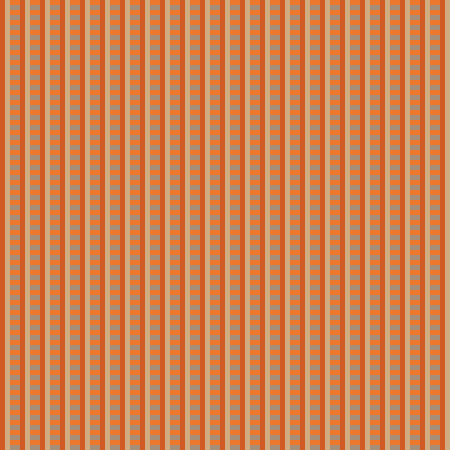
Frame 1 (no input)
Frame 60 (the mouse pressed at the canvas centre just before this capture): identical to frame 1, image omitted
Frame 120 (the mouse held since frame 60 and released just before this capture): identical to frame 1, image omitted

The Processing sketch that drew this single still picture (run headless with seeded random() and noise(); from frame 60 on, the mouse is pressed at the canvas centre):

// Processing sketch: processing_28730
// ── processing_28730.pde

//define global variables
int xPos = 0; //setup variable for xposition starting at 0
int yPos = 0; //setup variable for yposition starting at 0

//setup
void setup() {
  size(450, 450); //setup window size
  background(255, 255, 255); //setup background color
  smooth(); //smooth all vector graphics
}

//setup custom function
void drawTile(int xPos, int yPos, int w, int h) { //setup custom variable with parameters for xposition, yposition, width, and height
  noStroke(); //setup no stroke
  fill(208, 91, 36); //setup fill color for box 1
  rect(xPos, yPos, h, w); //setup position and size for box 1
  fill(210, 172, 129); //setup fill color for box 2
  rect(xPos+h, yPos, h, w); //setup position and size for box 2
  fill(237, 119, 44); //setup fill color for box 3
  rect(xPos+w, yPos, w, h); //setup position and size for box 3
  fill(166, 142, 121); //setup fill color for box 4
  rect(xPos+w, yPos+h, w, h); //setup position and size for box 4
}

//draw
void draw() {
  int w = 10; //setup local variable for width starting at 10
  int h = w/2; //setup local variable for height starting at 1/2 width
  for (int cols = 0; cols < 23; cols++) { //start for loop with variable cols at 0, if less than 23, add 1
    for (int rows = 0; rows < 45; rows++) { //start for loop with variable rows at 0, if less than 45, add 1
      drawTile(20 * cols, 10 * rows, w, h); //call drawTile function with 20 times cols for xposition, 10 times rows for y position, and width and height
    }
  }
}
